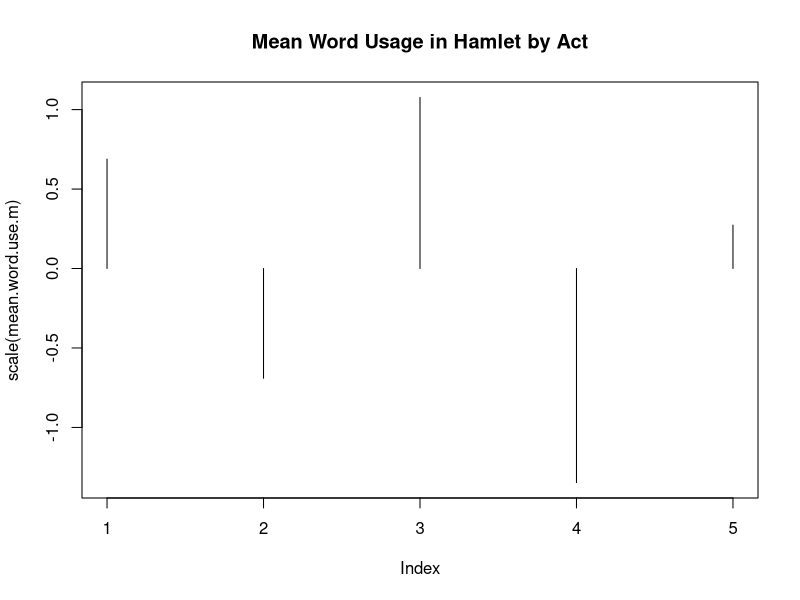

The R script that drew this image:
## ---- chunk 1
setwd("~/cyberdh/HILT-demo")
## ---- chunk 2
library(knitr)
library(markdown)
library(rmarkdown)
library(ggplot2)
## ---- chunk 3
text.v <- scan("hamlet.txt", what="character", sep="\n")
text.v <- c(text.v, "END")
## ---- chunk 4
act.positions.v <- grep("^ACT ", text.v)
last.position.v <- length(text.v)
act.positions.v <- c(act.positions.v, last.position.v)
## ---- chunk 5
act.raws.l <- list()
act.freqs.l <- list()

for (i in 1:length(act.positions.v)) {
  if (i != length(act.positions.v)) {
    act.number <- text.v[act.positions.v[i]]
    start <- act.positions.v[i] +1
    end <- act.positions.v[i+1] -1
    act.v <- text.v[start:end]
    act.words.v <- tolower(paste(act.v, collapse= " "))
    act.words.l <- strsplit(act.words.v, "\\W")
    act.word.v <- unlist(act.words.l)
    act.word.v <- act.word.v[which(act.word.v != "")]
    act.freqs.t <- table(act.word.v)
    act.raws.l[[act.number]] <- act.freqs.t
    act.freqs.t.rel <- 100*(act.freqs.t/sum(act.freqs.t))
    act.freqs.l[[act.number]] <- act.freqs.t.rel
  }
}
## ---- chunk 6
mean.word.use.m <- do.call(rbind, lapply(act.raws.l, mean))
## ---- chunk 7
plot(scale(mean.word.use.m), type="h", main = "Mean Word Usage in Hamlet by Act")
